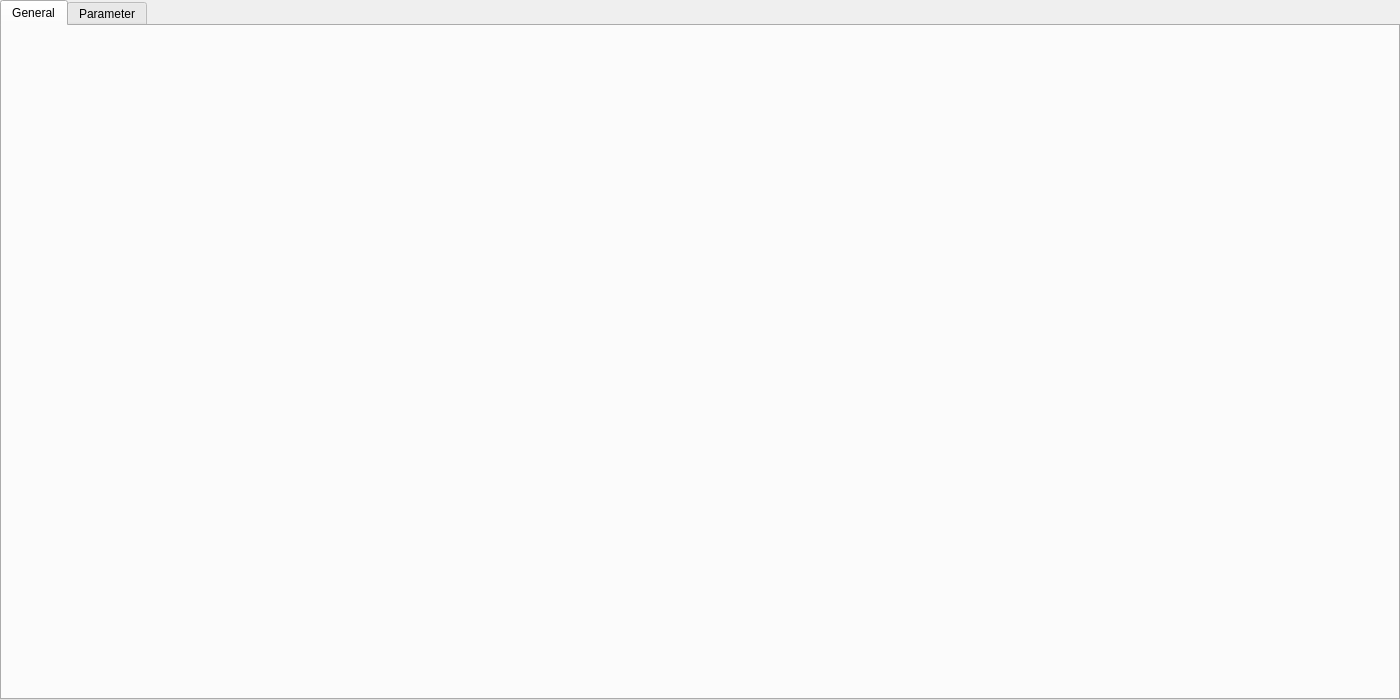
<?xml version="1.0" encoding="UTF-8"?>
<ui version="4.0">
 <class>pdowid</class>
 <widget class="QWidget" name="pdowid">
  <property name="geometry">
   <rect>
    <x>0</x>
    <y>0</y>
    <width>1400</width>
    <height>700</height>
   </rect>
  </property>
  <property name="windowTitle">
   <string>Form</string>
  </property>
  <layout class="QGridLayout" name="gridLayout" rowstretch="0,1,0" columnstretch="0,1,0" rowminimumheight="0,1,0" columnminimumwidth="0,1,0">
   <property name="leftMargin">
    <number>0</number>
   </property>
   <property name="topMargin">
    <number>0</number>
   </property>
   <property name="rightMargin">
    <number>0</number>
   </property>
   <property name="bottomMargin">
    <number>0</number>
   </property>
   <property name="spacing">
    <number>0</number>
   </property>
   <item row="0" column="1">
    <spacer name="verticalSpacer">
     <property name="orientation">
      <enum>Qt::Vertical</enum>
     </property>
     <property name="sizeHint" stdset="0">
      <size>
       <width>0</width>
       <height>0</height>
      </size>
     </property>
    </spacer>
   </item>
   <item row="1" column="0">
    <spacer name="horizontalSpacer">
     <property name="orientation">
      <enum>Qt::Horizontal</enum>
     </property>
     <property name="sizeHint" stdset="0">
      <size>
       <width>0</width>
       <height>0</height>
      </size>
     </property>
    </spacer>
   </item>
   <item row="1" column="2">
    <spacer name="horizontalSpacer_2">
     <property name="orientation">
      <enum>Qt::Horizontal</enum>
     </property>
     <property name="sizeHint" stdset="0">
      <size>
       <width>0</width>
       <height>0</height>
      </size>
     </property>
    </spacer>
   </item>
   <item row="2" column="1">
    <spacer name="verticalSpacer_2">
     <property name="orientation">
      <enum>Qt::Vertical</enum>
     </property>
     <property name="sizeType">
      <enum>QSizePolicy::Minimum</enum>
     </property>
     <property name="sizeHint" stdset="0">
      <size>
       <width>0</width>
       <height>0</height>
      </size>
     </property>
    </spacer>
   </item>
   <item row="1" column="1">
    <widget class="QTabWidget" name="tabWidget">
     <property name="currentIndex">
      <number>0</number>
     </property>
     <widget class="QWidget" name="tab">
      <attribute name="title">
       <string>General</string>
      </attribute>
     </widget>
     <widget class="QWidget" name="tab_2">
      <attribute name="title">
       <string>Parameter</string>
      </attribute>
      <layout class="QGridLayout" name="gridLayout_2" rowstretch="0,1,0" columnstretch="0,1,0">
       <property name="leftMargin">
        <number>0</number>
       </property>
       <property name="topMargin">
        <number>0</number>
       </property>
       <property name="rightMargin">
        <number>0</number>
       </property>
       <property name="bottomMargin">
        <number>0</number>
       </property>
       <property name="spacing">
        <number>0</number>
       </property>
       <item row="0" column="1">
        <spacer name="verticalSpacer_3">
         <property name="orientation">
          <enum>Qt::Vertical</enum>
         </property>
         <property name="sizeHint" stdset="0">
          <size>
           <width>0</width>
           <height>0</height>
          </size>
         </property>
        </spacer>
       </item>
       <item row="1" column="0">
        <spacer name="horizontalSpacer_3">
         <property name="orientation">
          <enum>Qt::Horizontal</enum>
         </property>
         <property name="sizeHint" stdset="0">
          <size>
           <width>0</width>
           <height>0</height>
          </size>
         </property>
        </spacer>
       </item>
       <item row="1" column="1">
        <widget class="paramList" name="paramTable" native="true"/>
       </item>
       <item row="1" column="2">
        <spacer name="horizontalSpacer_4">
         <property name="orientation">
          <enum>Qt::Horizontal</enum>
         </property>
         <property name="sizeHint" stdset="0">
          <size>
           <width>0</width>
           <height>0</height>
          </size>
         </property>
        </spacer>
       </item>
       <item row="2" column="1">
        <spacer name="verticalSpacer_4">
         <property name="orientation">
          <enum>Qt::Vertical</enum>
         </property>
         <property name="sizeHint" stdset="0">
          <size>
           <width>0</width>
           <height>0</height>
          </size>
         </property>
        </spacer>
       </item>
      </layout>
     </widget>
    </widget>
   </item>
  </layout>
 </widget>
 <customwidgets>
  <customwidget>
   <class>paramList</class>
   <extends>QWidget</extends>
   <header>widgets/paramlist.h</header>
   <container>1</container>
  </customwidget>
 </customwidgets>
 <resources/>
 <connections/>
</ui>
